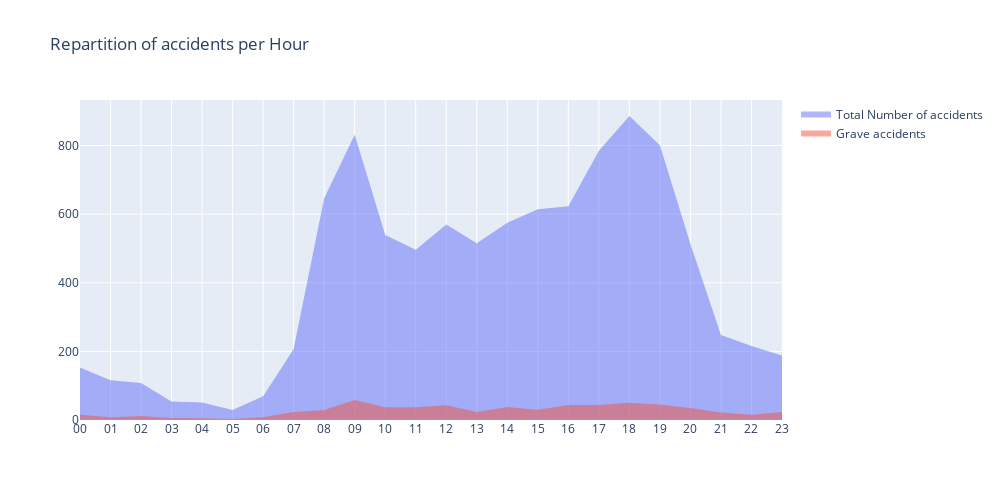

Notebook source saved alongside this figure:
### Code cell
tempas = caracs.loc[caracs.dep == 750 , ['Num_Acc' , 'hrmn']]
tempas['hour'] = tempas['hrmn'].apply(lambda x:str(x).zfill(4)[:2])


grave_accs = users[users.grav.isin([2,3]) ].Num_Acc

tempas['gravity'] = 0
tempas.loc[tempas.Num_Acc.isin(grave_accs),'gravity'] = 1


occs = tempas.drop('hrmn' , axis = 1).groupby('hour' , as_index = False).agg({'Num_Acc' : 'count' , 'gravity' : 'sum'})



trace1 = go.Scatter(
    x=list(occs.hour),
    y=list(occs.Num_Acc),
    name='Total Number of accidents',
    mode='none',
    fill='tozeroy',
    marker=dict(
        color='rgb(106,81,163)'
    )
)

trace2 = go.Scatter(
    x=list(occs.hour),
    y=list(occs.gravity),
    name='Grave accidents',
    mode='none',
    fill='tozeroy',
    marker=dict(
        color='rgb(158,154,200)'
    )
)

data = [trace1 , trace2]

layout = go.Layout(
    title='Repartition of accidents per Hour',
    autosize=False,
    width=1000,
    height=500
)
fig = go.Figure(data=data, layout=layout)
iplot(fig)

### Figure 1 — Plotly figure (JSON) as saved in the notebook; plotly's stock layout.template omitted (floating-point values rounded to 4 significant figures)
{"data": [{"fill": "tozeroy", "marker": {"color": "rgb(106,81,163)"}, "mode": "none", "name": "Total Number of accidents", "type": "scatter", "x": ["00", "01", "02", "03", "04", "05", "06", "07", "08", "09", "10", "11", "12", "13", "14", "15", "16", "17", "18", "19", "20", "21", "22", "23"], "y": [153, 116, 108, 54, 51, 29, 69, 207, 646, 831, 539, 496, 570, 515, 575, 614, 623, 785, 886, 801, 513, 248, 216, 188]}, {"fill": "tozeroy", "marker": {"color": "rgb(158,154,200)"}, "mode": "none", "name": "Grave accidents", "type": "scatter", "x": ["00", "01", "02", "03", "04", "05", "06", "07", "08", "09", "10", "11", "12", "13", "14", "15", "16", "17", "18", "19", "20", "21", "22", "23"], "y": [15, 8, 12, 6, 5, 3, 8, 23, 29, 58, 37, 37, 43, 23, 38, 30, 44, 44, 50, 45, 35, 22, 15, 23]}], "layout": {"autosize": false, "height": 500, "title": {"text": "Repartition of accidents per Hour"}, "width": 1000}}
